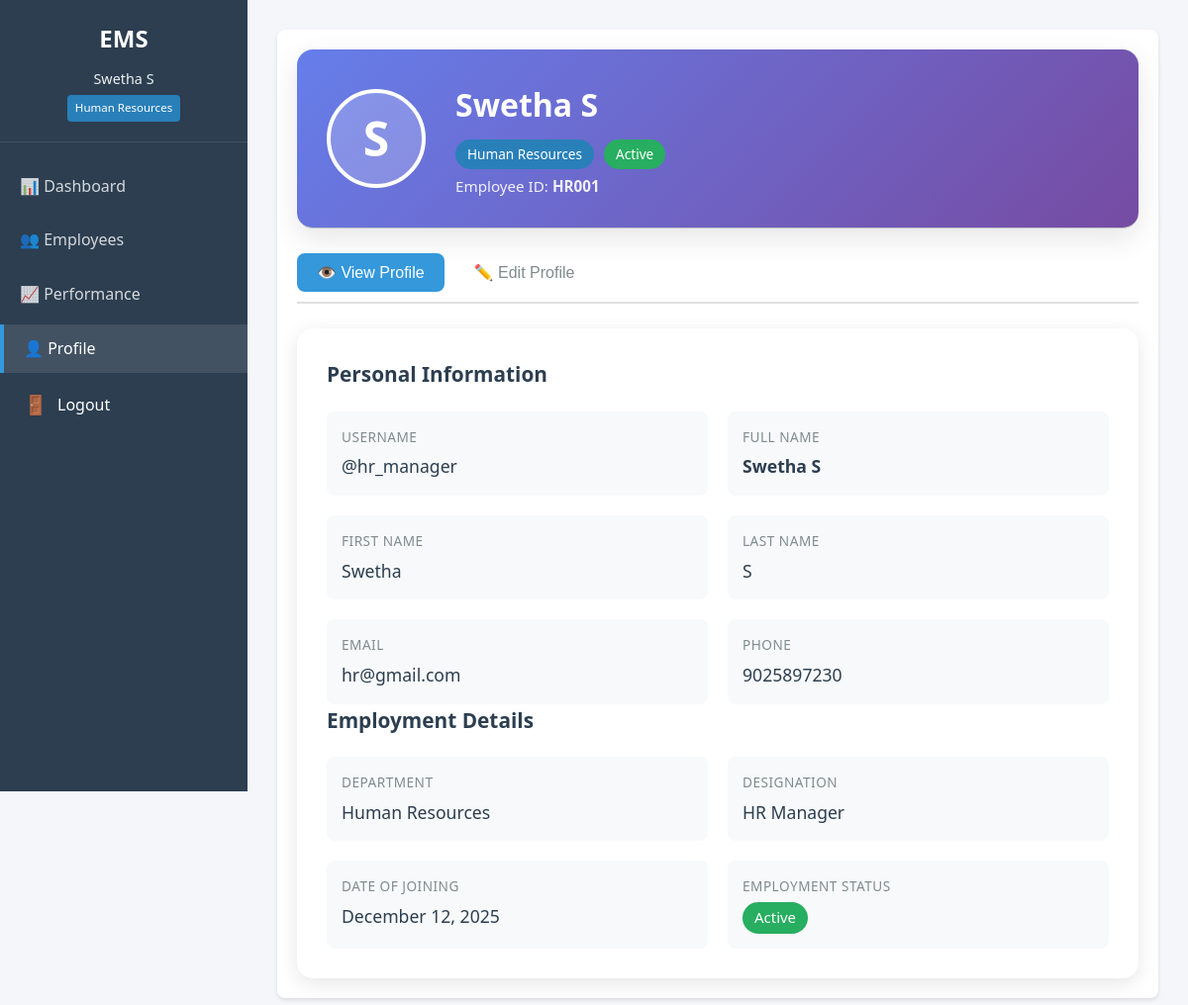
/accounts/profile/ (signed in), run on the app's committed database.
### accounts/models.py (models this page shows, shortened)
class User(AbstractUser):
    ROLE_CHOICES = [
        ("SUPERADMIN", "Super Admin"),
        ("HR", "Human Resources"),
        ("MANAGER", "Manager"),
        ("EMPLOYEE", "Employee"),
    ]
    STATUS_CHOICES = [
        ("ACTIVE", "Active"),
        ("INACTIVE", "Inactive"),
        ("TERMINATED", "Terminated"),
        ("ON_LEAVE", "On Leave"),
    ]
    employee_id = models.CharField(
        max_length=20,
        unique=True,
        blank=True,
        verbose_name="Employee ID"
    )
    department = models.CharField(
        max_length=100,
        blank=True,
        verbose_name="Department"
    )
    designation = models.CharField(
        max_length=100,
        blank=True,
        verbose_name="Designation"
    )
    phone = models.CharField(
        max_length=15,
        blank=True,
        validators=[
            RegexValidator(
                r'^\+?1?\d{9,15}$',
                "Enter a valid phone number (e.g., +1234567890)."
            )
        ],
        verbose_name="Phone Number"
    )
    salary = models.DecimalField(
        max_digits=10,
        decimal_places=2,
        null=True,
        blank=True,
        validators=[MinValueValidator(0)],
        verbose_name="Annual Salary"
    )
    role = models.CharField(
        max_length=20,
        choices=ROLE_CHOICES,
        default="EMPLOYEE",
        verbose_name="Role"
    )
    employment_status = models.CharField(
        max_length=20,
        choices=STATUS_CHOICES,
        default="ACTIVE",
        verbose_name="Employment Status"
    )
    date_of_joining = models.DateField(
        null=True,
        blank=True,
        validators=[validate_joining_date],
        verbose_name="Date of Joining"
    )
    is_soft_deleted = models.BooleanField(
        default=False,
        verbose_name="Soft Deleted",
        help_text="Designates whether the user is soft deleted."
    )
    objects = UserManager()
    class Meta:
        db_table = "accounts_user"
        ordering = ["employee_id"]
        verbose_name = "Employee"
        verbose_name_plural = "Employees"

### accounts/views.py (the view)
# urls.py: path('profile/', views.profile_view, name='profile'),
@login_required
def profile_view(request):
    if request.method == 'POST':
        form = UserProfileUpdateForm(request.POST, instance=request.user)
        if form.is_valid():
            form.save()
            messages.success(request, 'Profile updated successfully.')
            return redirect('profile')
    else:
        form = UserProfileUpdateForm(instance=request.user)
    return render(request, 'accounts/profile.html', {'form': form})

### accounts/models.py (called while the page is built)
    def get_queryset(self):
        return super().get_queryset().filter(is_soft_deleted=False)

### audit/services.py (called while the page is built)
    @staticmethod
    def get_client_ip(request):
        x_forwarded_for = request.META.get('HTTP_X_FORWARDED_FOR')
        if x_forwarded_for:
            ip = x_forwarded_for.split(',')[0]
        else:
            ip = request.META.get('REMOTE_ADDR')
        return ip

### templates/accounts/profile.html (shortened to what this page needs)
{% extends 'base.html' %}
{% block content %}
<div class="profile-container">
    <div class="profile-header">
        <div class="profile-avatar">
            {{ user.first_name|first|default:user.username|first|upper }}
        </div>
        <div class="profile-title">
            <h1>{{ user.get_full_name|default:user.username }}</h1>
            <p class="profile-role">
                <span class="badge role-{{ user.role|lower }}">{{ user.get_role_display }}</span>
                <span class="badge status-{{ user.employment_status|lower }}">{{ user.get_employment_status_display }}</span>
            </p>
            <p class="profile-id">Employee ID: <strong>{{ user.employee_id }}</strong></p>
        </div>
    </div>
    <div class="profile-tabs">
        <button class="tab-btn active" onclick="showTab('view')">👁️ View Profile</button>
        <button class="tab-btn" onclick="showTab('edit')">✏️ Edit Profile</button>
    </div>
    <div id="view-tab" class="tab-content active">
        <div class="profile-card">
            <h2>Personal Information</h2>
            <div class="info-grid">
                <div class="info-item">
                    <span class="info-label">Username</span>
                    <span class="info-value">@{{ user.username }}</span>
                </div>
                <div class="info-item">
                    <span class="info-label">Full Name</span>
                    <span class="info-value">
                        {% if user.get_full_name %}
                            <strong>{{ user.get_full_name }}</strong>
                        {% else %}
                            <span class="text-muted">Not provided</span>
                        {% endif %}
                    </span>
                </div>
                <div class="info-item">
                    <span class="info-label">First Name</span>
                    <span class="info-value">{{ user.first_name|default:"-" }}</span>
                </div>
                <div class="info-item">
                    <span class="info-label">Last Name</span>
                    <span class="info-value">{{ user.last_name|default:"-" }}</span>
                </div>
                <div class="info-item">
                    <span class="info-label">Email</span>
                    <span class="info-value">{{ user.email }}</span>
                </div>
                <div class="info-item">
                    <span class="info-label">Phone</span>
                    <span class="info-value">{{ user.phone|default:"Not provided" }}</span>
                </div>
            </div>
            <h2 class="mt-4">Employment Details</h2>
            <div class="info-grid">
                <div class="info-item">
                    <span class="info-label">Department</span>
                    <span class="info-value">{{ user.department|default:"Not assigned" }}</span>
                </div>
                <div class="info-item">
                    <span class="info-label">Designation</span>
                    <span class="info-value">{{ user.designation|default:"Not assigned" }}</span>
                </div>
                <div class="info-item">
                    <span class="info-label">Date of Joining</span>
                    <span class="info-value">
                        {% if user.date_of_joining %}
                            {{ user.date_of_joining|date:"F d, Y" }}
                        {% else %}
                            Not recorded
                        {% endif %}
                    </span>
                </div>
                <div class="info-item">
                    <span class="info-label">Employment Status</span>
                    <span class="info-value">
                        <span class="badge status-{{ user.employment_status|lower }}">
                            {{ user.get_employment_status_display }}
                        </span>
                    </span>
                </div>
            </div>
        </div>
    </div>
</div>
{% endblock %}

### templates/base.html (shortened to what this page needs)
<!DOCTYPE html>
<html lang="en">
<head>
    {% load static %}
    <link rel="stylesheet" href="{% static 'css/style.css' %}">
</head>
<body>
    <div class="container">
        {% if user.is_authenticated %}
        <aside class="sidebar">
            <div class="sidebar-header">
                <h2>EMS</h2>
                <div class="user-info">
                    <p class="user-name">{{ user.get_full_name|default:user.username }}</p>
                    <p class="role-badge role-{{ user.role|lower }}">{{ user.get_role_display }}</p>
                </div>
            </div>
            <nav class="sidebar-nav">
                <ul>
                    <li>
                        <a href="{% url 'dashboard' %}"
                           class="nav-link {% if request.resolver_match.url_name == 'dashboard' %}active{% endif %}">
                            <span class="nav-icon">📊</span>
                            <span class="nav-text">Dashboard</span>
                        </a>
                    </li>
                    <li>
                        <a href="{% url 'employees:list' %}"
                           class="nav-link {% if 'employees' in request.path %}active{% endif %}">
                            <span class="nav-icon">👥</span>
                            <span class="nav-text">Employees</span>
                        </a>
                    </li>
                    <li>
                        <a href="{% url 'performance:list' %}"
                           class="nav-link {% if 'performance' in request.path %}active{% endif %}">
                            <span class="nav-icon">📈</span>
                            <span class="nav-text">Performance</span>
                        </a>
                    </li>
                    <li>
                        <a href="{% url 'accounts:profile' %}"
                           class="nav-link {% if 'profile' in request.path %}active{% endif %}">
                            <span class="nav-icon">👤</span>
                            <span class="nav-text">Profile</span>
                        </a>
                    </li>
                    <li>
                        <form method="post" action="{% url 'accounts:logout' %}" class="logout-form">
                            <button type="submit" class="logout-btn">
                                <span class="nav-icon">🚪</span>
                                <span class="nav-text">Logout</span>
                            </button>
                        </form>
                    </li>
                </ul>
            </nav>
        </aside>
        {% endif %}
        <main class="main-content">
            {% block content %}
            {% endblock %}
        </main>
    </div>
</body>
</html>

### static/css/style.css (style rules this page uses)
* { margin: 0; padding: 0; box-sizing: border-box; }
:root { --primary-color: #2c3e50; --secondary-color: #3498db; --success-color: #27ae60; --danger-color: #e74c3c; --warning-color: #f39c12; --light-bg: #ecf0f1; --dark-text: #2c3e50; --light-text: #7f8c8d; --border-color: #bdc3c7; --sidebar-width: 250px; --header-height: 60px; }
body { font-family: 'Segoe UI', Tahoma, Geneva, Verdana, sans-serif; line-height: 1.6; color: var(--dark-text); background-color: #f5f6fa; }
.container { display: flex; min-height: 100vh; }
.sidebar { width: var(--sidebar-width); background-color: var(--primary-color); color: white; position: fixed; height: 100vh; overflow-y: auto; }
.sidebar-header { padding: 20px; text-align: center; border-bottom: 1px solid rgba(255,255,255,0.1); }
.sidebar-header h2 { margin-bottom: 10px; color: white; }
.user-info { font-size: 0.9em; color: var(--light-bg); }
.role-badge { display: inline-block; padding: 4px 8px; background-color: var(--secondary-color); border-radius: 4px; font-size: 0.8em; margin-top: 5px; }
.sidebar-nav ul { list-style: none; padding: 20px 0; }
.sidebar-nav li { margin-bottom: 5px; }
.sidebar-nav a { display: block; padding: 12px 20px; color: rgba(255,255,255,0.8); text-decoration: none; transition: all 0.3s; }
.sidebar-nav a:hover, .sidebar-nav a.active { background-color: rgba(255,255,255,0.1); color: white; border-left: 4px solid var(--secondary-color); }
.main-content { flex: 1; margin-left: var(--sidebar-width); padding: 30px; }
.badge { display: inline-block; padding: 4px 8px; border-radius: 4px; font-size: 0.85em; font-weight: 500; }
.role-hr { background-color: var(--success-color); color: white; }
.status-active { background-color: var(--success-color); color: white; }
.profile-container { background: white; padding: 30px; border-radius: 8px; box-shadow: 0 2px 4px rgba(0,0,0,0.1); }
.profile-header { display: flex; align-items: center; gap: 30px; margin-bottom: 30px; padding-bottom: 20px; border-bottom: 1px solid var(--border-color); }
.profile-avatar { width: 100px; height: 100px; background-color: var(--secondary-color); border-radius: 50%; display: flex; align-items: center; justify-content: center; color: white; font-size: 3em; }

### templates/base.html (style rules this page uses)
.sidebar-nav .logout-form { margin: 0; padding: 0; width: 100%; }
.sidebar-nav .logout-btn { width: 100%; text-align: left; background: none; border: none; cursor: pointer; font: inherit; color: inherit; padding: 12px 20px; display: flex; align-items: center; gap: 10px; transition: all 0.3s; border-left: 4px solid transparent; }
.sidebar-nav .logout-btn .nav-icon { font-size: 1.2em; min-width: 24px; }
.sidebar-nav .logout-btn .nav-text { flex: 1; }

### data on the page
User: get_full_name "Swetha S", role "Human Resources", first_name|first "S", employment_status "Active", employee_id "HR001", username "hr_manager", first_name "Swetha", last_name "S", email "hr@gmail.com", phone "9025897230", department "Human Resources", designation "HR Manager", date_of_joining "December 12, 2025"
